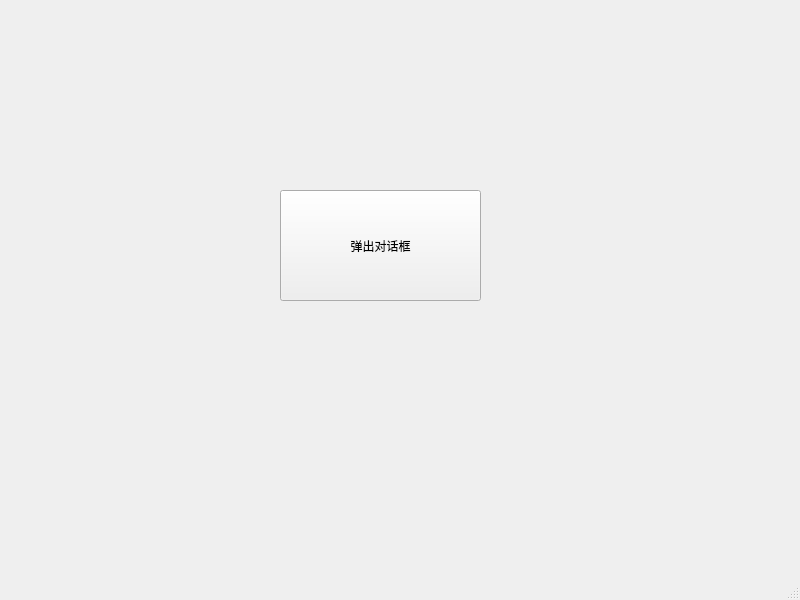
<?xml version="1.0" encoding="UTF-8"?>
<ui version="4.0">
 <class>MainWindow</class>
 <widget class="QMainWindow" name="MainWindow">
  <property name="geometry">
   <rect>
    <x>0</x>
    <y>0</y>
    <width>800</width>
    <height>600</height>
   </rect>
  </property>
  <property name="windowTitle">
   <string>MainWindow</string>
  </property>
  <widget class="QWidget" name="centralwidget">
   <widget class="QPushButton" name="pushButton">
    <property name="geometry">
     <rect>
      <x>280</x>
      <y>190</y>
      <width>201</width>
      <height>111</height>
     </rect>
    </property>
    <property name="text">
     <string>弹出对话框</string>
    </property>
   </widget>
  </widget>
  <widget class="QMenuBar" name="menubar">
   <property name="geometry">
    <rect>
     <x>0</x>
     <y>0</y>
     <width>800</width>
     <height>21</height>
    </rect>
   </property>
  </widget>
  <widget class="QStatusBar" name="statusbar"/>
 </widget>
 <resources/>
 <connections/>
</ui>
